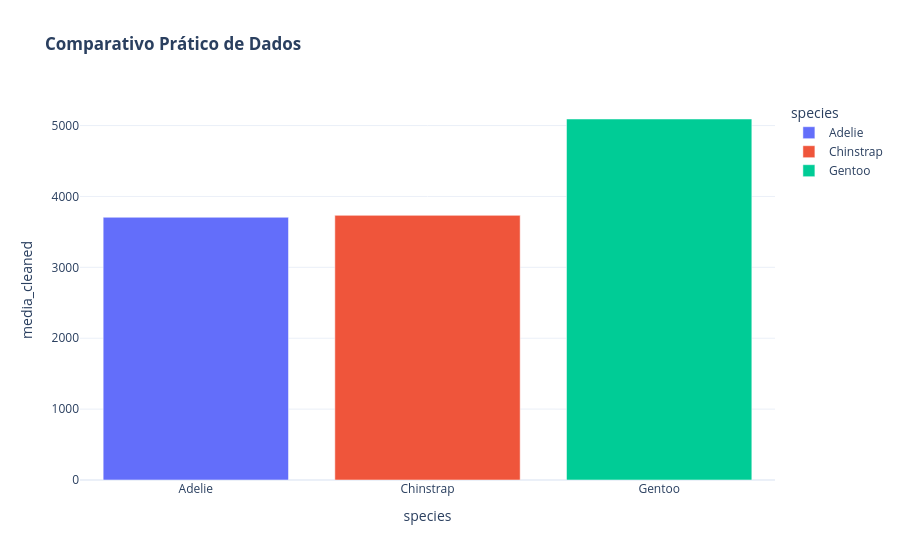

The notebook cell this image was saved under:
### Markdown cell above
## Representacoes Graficas Rapidas

### Code cell
# Grafico de barras comparativo e Iterativo
fig = px.bar(
    resultado_cleaned, 
    x='species', 
    y='media_cleaned', 
    color='species',
    title='<b>Comparativo Prático de Dados</b>',
    template='plotly_white'
)
fig.show()

### Figure 1 — Plotly figure (JSON) as saved in the notebook; plotly's stock layout.template omitted (floating-point values rounded to 4 significant figures)
{"data": [{"hovertemplate": "species=%{x}<br>media_cleaned=%{y}<extra></extra>", "legendgroup": "Adelie", "marker": {"color": "#636efa", "pattern": {"shape": ""}}, "name": "Adelie", "orientation": "v", "showlegend": true, "textposition": "auto", "type": "bar", "x": ["Adelie"], "xaxis": "x", "y": [3706.0], "yaxis": "y"}, {"hovertemplate": "species=%{x}<br>media_cleaned=%{y}<extra></extra>", "legendgroup": "Chinstrap", "marker": {"color": "#EF553B", "pattern": {"shape": ""}}, "name": "Chinstrap", "orientation": "v", "showlegend": true, "textposition": "auto", "type": "bar", "x": ["Chinstrap"], "xaxis": "x", "y": [3733.0], "yaxis": "y"}, {"hovertemplate": "species=%{x}<br>media_cleaned=%{y}<extra></extra>", "legendgroup": "Gentoo", "marker": {"color": "#00cc96", "pattern": {"shape": ""}}, "name": "Gentoo", "orientation": "v", "showlegend": true, "textposition": "auto", "type": "bar", "x": ["Gentoo"], "xaxis": "x", "y": [5092.0], "yaxis": "y"}], "layout": {"barmode": "relative", "legend": {"title": {"text": "species"}, "tracegroupgap": 0}, "title": {"text": "<b>Comparativo Prático de Dados</b>"}, "xaxis": {"anchor": "y", "categoryarray": ["Adelie", "Chinstrap", "Gentoo"], "categoryorder": "array", "domain": [0, 1], "title": {"text": "species"}}, "yaxis": {"anchor": "x", "domain": [0, 1], "title": {"text": "media_cleaned"}}}}
